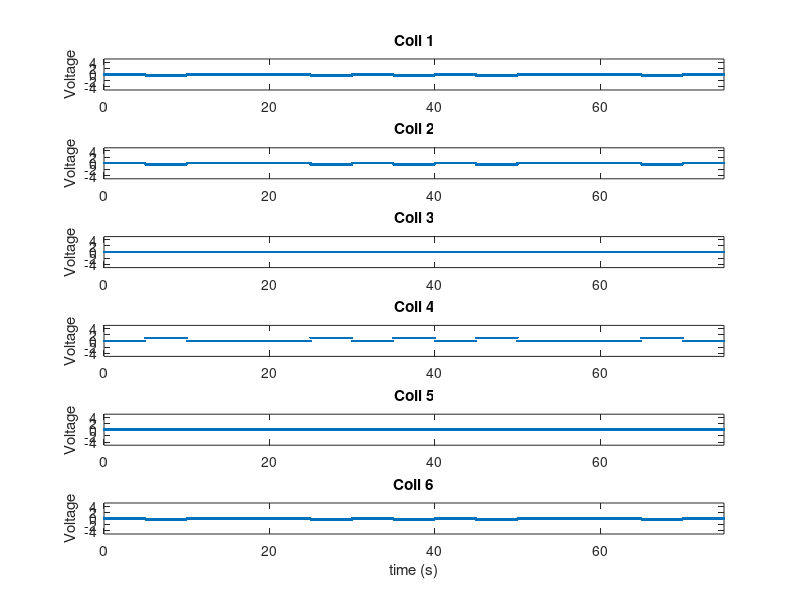

This figure's MATLAB source: (Note: this script raises an error after producing the figure.)
% Driven rheology
% 
% This matlab script will construct and save a .mat file that contains the
% input signals used to drive the magnets during a history dependence
% experiment.

% HARDWARE.  setup constants that describe the physical hardware used 
% to drive the experiment.  Variables in this section define the number 
% of coils in the 3dfm pole geometry, the number of DAQ Analog-Out 
% channels on the DAQ board, the identity of the DAQ board, etc...

% DAQid = 'PCI-6713';
DAQid = 'daqtest';
nDACout = 8;
nCoils = 6;
DAQ_sampling_rate = 1000;  % [Hz]

% EXPERIMENTAL DESIGN:  setup constants that describe experimental design.  
% Variables in this section define the start and end times of the
% experiment, and any "crucial points" that define a change of state in the
% experiment's progression.  The pole geometry used is also defined here.
pole_geometry = 'pole4-flat';
pulse_voltages = [1 1 1 1 1];
start_time = 0;
times_to_activate_pulses = [5 25 35 45 65];
times_to_deactivate_pulses = [10 30 40 50 70];
end_time = 75;

% INITIAL MATH:  precondition the output matrix to all zeros and define the
% time vector that will give normal mortals an idea of what's going on.
end_time = end_time - 1/DAQ_sampling_rate;
t = [start_time : 1/DAQ_sampling_rate : end_time]';
signal = zeros(length(t), nDACout);

% Define which poles are going to be excited and in what way.
switch pole_geometry
    case 'pole4-flat'
        poles_to_excite_pos = 4;
        poles_to_excite_neg = [1 2 6];
    case 'pole1-flat'
        poles_to_excite_pos = 1;
        poles_to_excite_neg = [3 4 5];
    otherwise
        error(['Pole geometry ' pole_geometry ' not recognized.']);
end


% SETUP OUTPUT MATRIX:  This section defines the output matrix that will be
% sent to DAQ board according to the experimental details defined above.
for k = 1 : length(times_to_activate_pulses)   
	idx = find(t >= times_to_activate_pulses(k) & t < times_to_deactivate_pulses(k));
	signal(idx, poles_to_excite_pos) = pulse_voltages(k);
	signal(idx, poles_to_excite_neg) = -pulse_voltages(k) / length(poles_to_excite_neg);
end

% Plot test output, for inspection before beginning experiment.
for k = 1:nCoils
    figure(1);
    subplot(nCoils,1,k);
    plot(t, signal(:,k), '.');
    title(['Coil ' num2str(k)]);
    ylabel('Voltage');
    axis([start_time end_time -5 5]);

    if k == nCoils
        xlabel('time (s)');
    end
end


% Start experiment.  Call DACoperator. Call pulnix software. etc..
Nrepeat = 1;
channels = [0:nDACout-1]';
Vrange = [-10 10];
DACoperator(signal, Nrepeat, DAQid, channels, DAQ_sampling_rate, Vrange);
